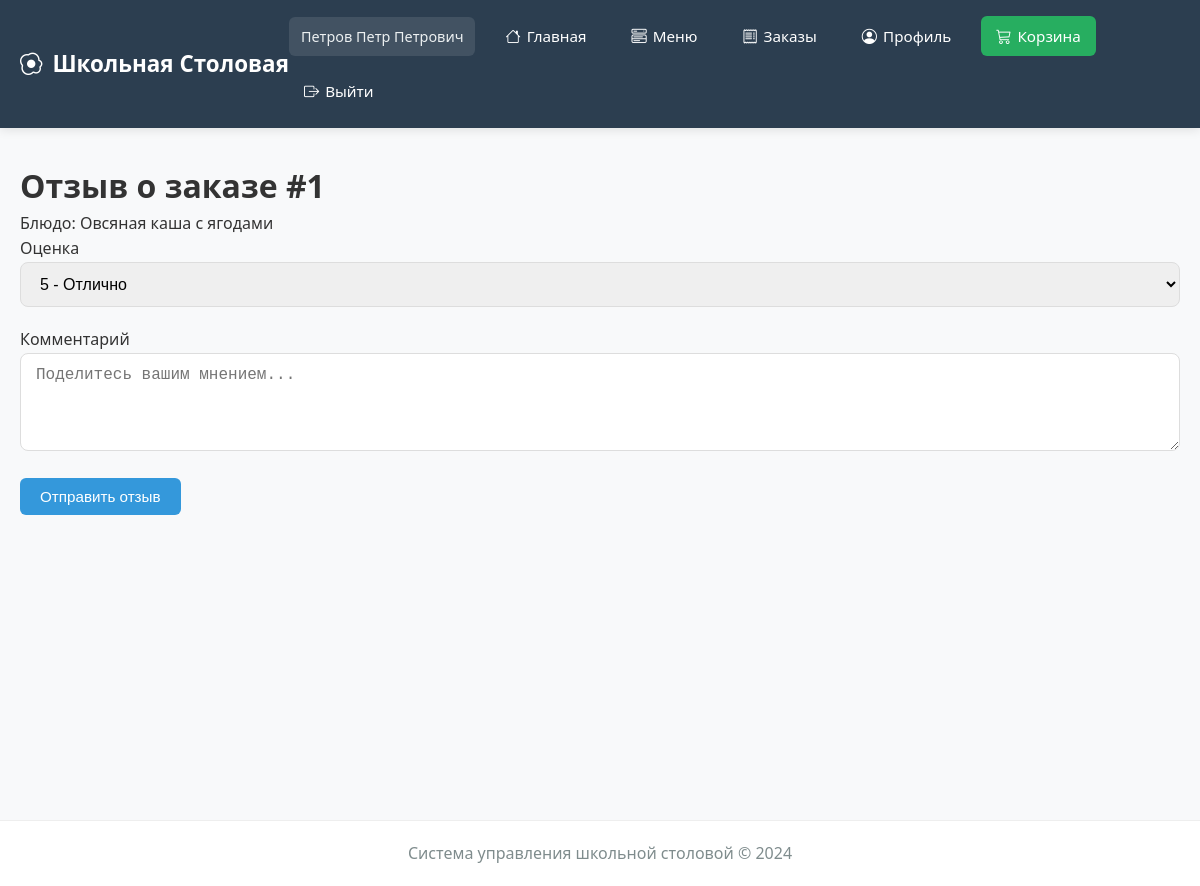
The app's page /user/feedback/1 (signed in) with its own data.
### modules/core/models.py (models this page shows, shortened)
class User(UserMixin, db.Model):
    __tablename__ = 'users'
    id = db.Column(db.Integer, primary_key=True)
    email = db.Column(db.String(120), unique=True, nullable=False, index=True)
    password = db.Column(db.String(200), nullable=False)
    role = db.Column(db.String(20), nullable=False)  # 'student', 'cook', 'admin'
    full_name = db.Column(db.String(100))
    class_group = db.Column(db.String(50))  # Только для учеников
    allergies = db.Column(db.Text, default='')  # JSON или текст с аллергенами
    preferences = db.Column(db.String(50), default='')  # Новое поле: предпочтения в питании
    avatar_url = db.Column(db.String(255))  # Новое поле: путь к аватару
    balance = db.Column(db.Float, default=0.0)  # Новое поле: баланс счета
    is_active = db.Column(db.Boolean, default=True)
    created_at = db.Column(db.DateTime, default=datetime.utcnow)
    updated_at = db.Column(db.DateTime, default=datetime.utcnow, onupdate=datetime.utcnow)

class Order(db.Model):
    __tablename__ = 'orders'
    id = db.Column(db.Integer, primary_key=True)
    user_id = db.Column(db.Integer, db.ForeignKey('users.id'), nullable=False)
    menu_item_id = db.Column(db.Integer, db.ForeignKey('menu_items.id'), nullable=False)
    subscription_id = db.Column(db.Integer, db.ForeignKey('subscriptions.id'), nullable=True)
    order_date = db.Column(db.Date, default=datetime.utcnow().date, nullable=False)
    meal_time = db.Column(db.String(20), nullable=False)  # 'breakfast', 'lunch'
    quantity = db.Column(db.Integer, default=1)
    status = db.Column(db.String(20), default='ordered')  # 'ordered', 'preparing', 'ready', 'received', 'cancelled'
    payment_type = db.Column(db.String(20))  # 'single', 'subscription'
    payment_status = db.Column(db.String(20), default='pending')  # 'pending', 'paid', 'failed', 'refunded'
    special_requests = db.Column(db.Text)
    created_at = db.Column(db.DateTime, default=datetime.utcnow)
    user = db.relationship('User', backref='orders')
    menu_item = db.relationship('MenuItem', backref='orders')
    subscription = db.relationship('Subscription', backref='orders')

class MenuItem(db.Model):
    __tablename__ = 'menu_items'
    id = db.Column(db.Integer, primary_key=True)
    name = db.Column(db.String(100), nullable=False)
    description = db.Column(db.Text)
    price = db.Column(db.Float, nullable=False)
    category = db.Column(db.String(50))  # 'breakfast', 'lunch', 'snack'
    meal_type = db.Column(db.String(20))  # 'vegetarian', 'meat', 'fish', etc.
    allergens = db.Column(db.Text)  # JSON список аллергенов
    available = db.Column(db.Boolean, default=True)
    image_url = db.Column(db.String(255))
    created_at = db.Column(db.DateTime, default=datetime.utcnow)

### modules/user/routes.py (the view, shortened to what this page needs)
@user_bp.route('/feedback/<int:order_id>', methods=['GET', 'POST'])
@login_required
def leave_feedback(order_id):
    if current_user.role != 'student':
        flash('Доступ запрещен', 'danger')
        return redirect(url_for('index'))
    from modules.core.models import Order, Feedback
    from .forms import FeedbackForm
    order = Order.query.get_or_404(order_id)
    if order.user_id != current_user.id:
        flash('Это не ваш заказ!', 'danger')
        return redirect(url_for('user.dashboard'))
    form = FeedbackForm()
    return render_template('user/feedback.html', form=form, order=order)

### modules/user/forms.py
class FeedbackForm(FlaskForm):
    rating = SelectField('Оценка', choices=[
        (5, '5 - Отлично'),
        (4, '4 - Хорошо'),
        (3, '3 - Удовлетворительно'),
        (2, '2 - Плохо'),
        (1, '1 - Очень плохо')
    ], coerce=int, validators=[DataRequired()])
    comment = TextAreaField('Комментарий', validators=[
        Optional(),
        Length(max=1000, message='Комментарий не должен превышать 1000 символов')
    ], render_kw={"placeholder": "Поделитесь вашим мнением о блюде..."})
    submit = SubmitField('Оставить отзыв')

### app.py (called while the page is built)
@login_manager.user_loader
def load_user(user_id):
    try:
        from modules.core.models import User
        return User.query.get(int(user_id))
    except Exception as e:
        print(f"{user_id}: {e}")
        return None

@app.context_processor
def inject_cart_count():
    return {'cart_count': get_cart_count()}

@app.context_processor
def inject_now():
    return {'now': datetime.utcnow()}

@app.context_processor
def inject_pending_requests():
    from modules.core.models import SupplyRequest
    try:
        if current_user.is_authenticated and current_user.role == 'admin':
            pending_count = SupplyRequest.query.filter_by(status='pending').count()
            return {'pending_requests_count': pending_count}
    except:
        pass
    return {'pending_requests_count': 0}

### modules/user/routes.py (called while the page is built)
def get_cart_count():
    cart = session.get('cart', {})
    total = sum(item.get('quantity', 0) for item in cart.values())
    return total

### templates/user/feedback.html (shortened to what this page needs)
{% extends "base.html" %}
{% block content %}
<h1>Отзыв о заказе #{{ order.id }}</h1>
<p>Блюдо: {{ order.menu_item.name }}</p>
<form method="POST">
    <div style="margin-bottom: 20px;">
        {{ form.rating.label }}
        {{ form.rating(class="form-control") }}
    </div>
    <div style="margin-bottom: 20px;">
        {{ form.comment.label }}
        {{ form.comment(class="form-control", rows="4", placeholder="Поделитесь вашим мнением...") }}
    </div>
    <button type="submit" class="btn">Отправить отзыв</button>
</form>
{% endblock %}

### templates/base.html (shortened to what this page needs)
<!DOCTYPE html>
<html lang="ru">
<head>
    <link rel="stylesheet" href="{{ url_for('static', filename='css/style.css') }}">
    <link rel="stylesheet" href="https://cdn.jsdelivr.net/npm/bootstrap-icons@1.10.0/font/bootstrap-icons.css">
</head>
<body>
    <header>
        <nav class="navbar">
            <div class="nav-container">
                <a href="{{ url_for('index') }}" class="logo">
                    <i class="bi bi-egg-fried"></i> Школьная Столовая
                </a>
                <div class="nav-links">
                    {% if current_user.is_authenticated %}
                        <span>{{ current_user.full_name }}</span>
                        {% if current_user.role == 'student' %}
                            <a href="{{ url_for('user.dashboard') }}">
                                <i class="bi bi-house"></i> Главная
                            </a>
                            <a href="{{ url_for('user.show_menu') }}">
                                <i class="bi bi-menu-button-wide"></i> Меню
                            </a>
                            <a href="{{ url_for('user.my_orders') }}">
                                <i class="bi bi-receipt"></i> Заказы
                            </a>
                            <a href="{{ url_for('user.profile') }}">
                                <i class="bi bi-person-circle"></i> Профиль
                            </a>
                            <a href="{{ url_for('user.view_cart') }}" class="nav-cart">
                                <i class="bi bi-cart3"></i> Корзина
                            </a>
                        {% endif %}
                        <a href="{{ url_for('auth.logout') }}">
                            <i class="bi bi-box-arrow-right"></i> Выйти
                        </a>
                    {% endif %}
                </div>
            </div>
        </nav>
    </header>
    <main class="container">
        {% block content %}{% endblock %}
    </main>
    <footer>
        <p>Система управления школьной столовой © 2024</p>
    </footer>
</body>
</html>

### static/css/style.css (style rules this page uses)
* { margin: 0; padding: 0; box-sizing: border-box; }
body { font-family: 'Segoe UI', Tahoma, Geneva, Verdana, sans-serif; line-height: 1.6; color: #333; background: #f8f9fa; min-height: 100vh; }
.navbar { background-color: #2c3e50; color: white; padding: 1rem 0; box-shadow: 0 2px 10px rgba(0, 0, 0, 0.1); position: sticky; top: 0; z-index: 1000; }
.nav-container { max-width: 1200px; margin: 0 auto; padding: 0 20px; display: flex; justify-content: space-between; align-items: center; }
.logo { color: white; text-decoration: none; font-size: 1.4rem; font-weight: 700; display: flex; align-items: center; gap: 10px; white-space: nowrap; }
.nav-links { display: flex; gap: 15px; align-items: center; flex-wrap: wrap; }
.nav-links a { color: white; text-decoration: none; padding: 8px 15px; border-radius: 6px; transition: all 0.3s; display: flex; align-items: center; gap: 6px; font-weight: 500; font-size: 0.95rem; white-space: nowrap; }
.nav-cart { background: #e74c3c; color: white; padding: 8px 15px; border-radius: 6px; display: flex; align-items: center; gap: 8px; }
.nav-links span { color: #ecf0f1; font-size: 0.9rem; padding: 8px 12px; background: rgba(255, 255, 255, 0.1); border-radius: 6px; max-width: 200px; overflow: hidden; text-overflow: ellipsis; white-space: nowrap; }
.container { max-width: 1200px; margin: 2rem auto; padding: 0 20px; min-height: calc(100vh - 180px); }
.form-control { width: 100%; padding: 12px 15px; border: 1px solid #ddd; border-radius: 8px; font-size: 1rem; transition: all 0.3s; }
.btn { display: inline-block; padding: 10px 20px; background: #3498db; color: white; text-decoration: none; border-radius: 6px; border: none; cursor: pointer; transition: all 0.3s; font-weight: 500; font-size: 0.95rem; text-align: center; }
footer { text-align: center; padding: 20px; margin-top: 40px; color: #7f8c8d; border-top: 1px solid #eee; background: white; }
.nav-cart { background: #27ae60; color: white !important; padding: 8px 15px; border-radius: 6px; display: flex; align-items: center; gap: 8px; }

### records on screen
User: full_name "Петров Петр Петрович"
Order: id "1"
MenuItem: menu_item.name "Овсяная каша с ягодами"
